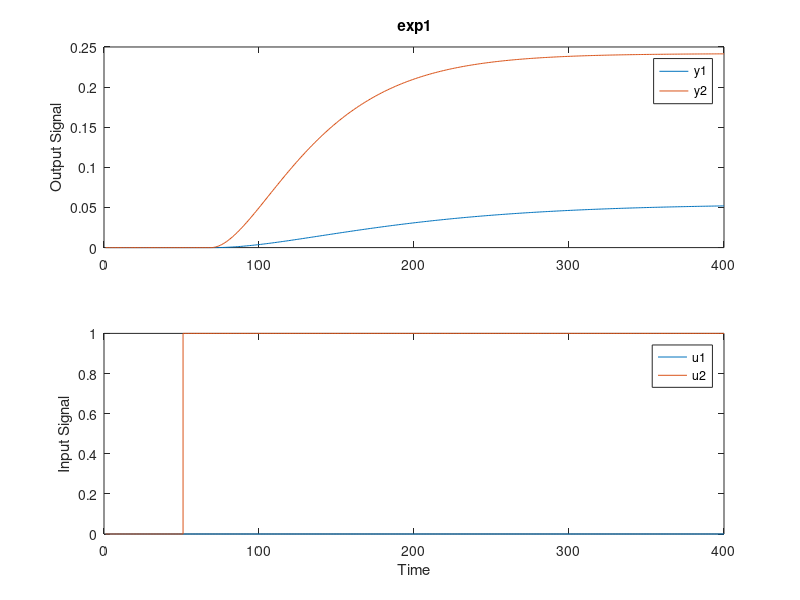

Write the MATLAB code that produced this figure.
s11(1:50)=0;
s11(51:400) = fscanf(fopen('s11.txt','r'),'%f');
s21(1:50)=0;
s21(51:400) = fscanf(fopen('s21.txt','r'),'%f');

u1(1:50) = 0;
u1(51:400)=1;
u2(1:400)=0;

data = iddata([s11' s21'],[u1' u2'],1);

plot(data);

s12(1:50)=0;
s12(51:400) = fscanf(fopen('s12.txt','r'),'%f');
s22(1:50)=0;
s22(51:400) = fscanf(fopen('s22.txt','r'),'%f');

u2(1:50) = 0;
u2(51:400)=1;
u1(1:400)=0;

data2 = iddata([s12' s22'],[u1' u2'],1);

plot(data2);

